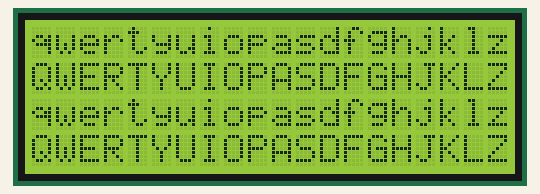
Simulated run of this sketch. Board: Arduino Uno, built with avr-gcc and run on an emulated ATmega328P. Parts: 20×4 character LCD. What the sketch prints to the serial monitor is not drawn.

Above: at 0.33 s.

The sketch:

test-i2c-screen.ino
```cpp
#include <Wire.h>
#include <LiquidCrystal_I2C.h>

// for a 20x4 lcd
LiquidCrystal_I2C lcd(0x27, 20, 4);

void setup() {
  Wire.begin();
  Serial.begin(9600);
  Serial.println("running");
  // Initialize the LCD
  lcd.begin(20, 4);  // set dims
  lcd.backlight();   // enable backlight

  // print test msg
  lcd.setCursor(0, 0);
  lcd.print("qwertyuiopasdfghjklz");
  lcd.setCursor(0, 1);
  lcd.print("QWERTYUIOPASDFGHJKLZ");
  lcd.setCursor(0, 2);
  lcd.print("qwertyuiopasdfghjklz");
  lcd.setCursor(0, 3);
  lcd.print("QWERTYUIOPASDFGHJKLZ!");

  Serial.println("inited");
}

void loop() {
  lcd.setCursor(0, 0);
  lcd.print("qwertyuiopasdfghjklz");
  lcd.setCursor(0, 1);
  lcd.print("QWERTYUIOPASDFGHJKLZ");
  lcd.setCursor(0, 2);
  lcd.print("qwertyuiopasdfghjklz");
  lcd.setCursor(0, 3);
  lcd.print("QWERTYUIOPASDFGHJKLZ!");
  Serial.println("printed");
}
```
